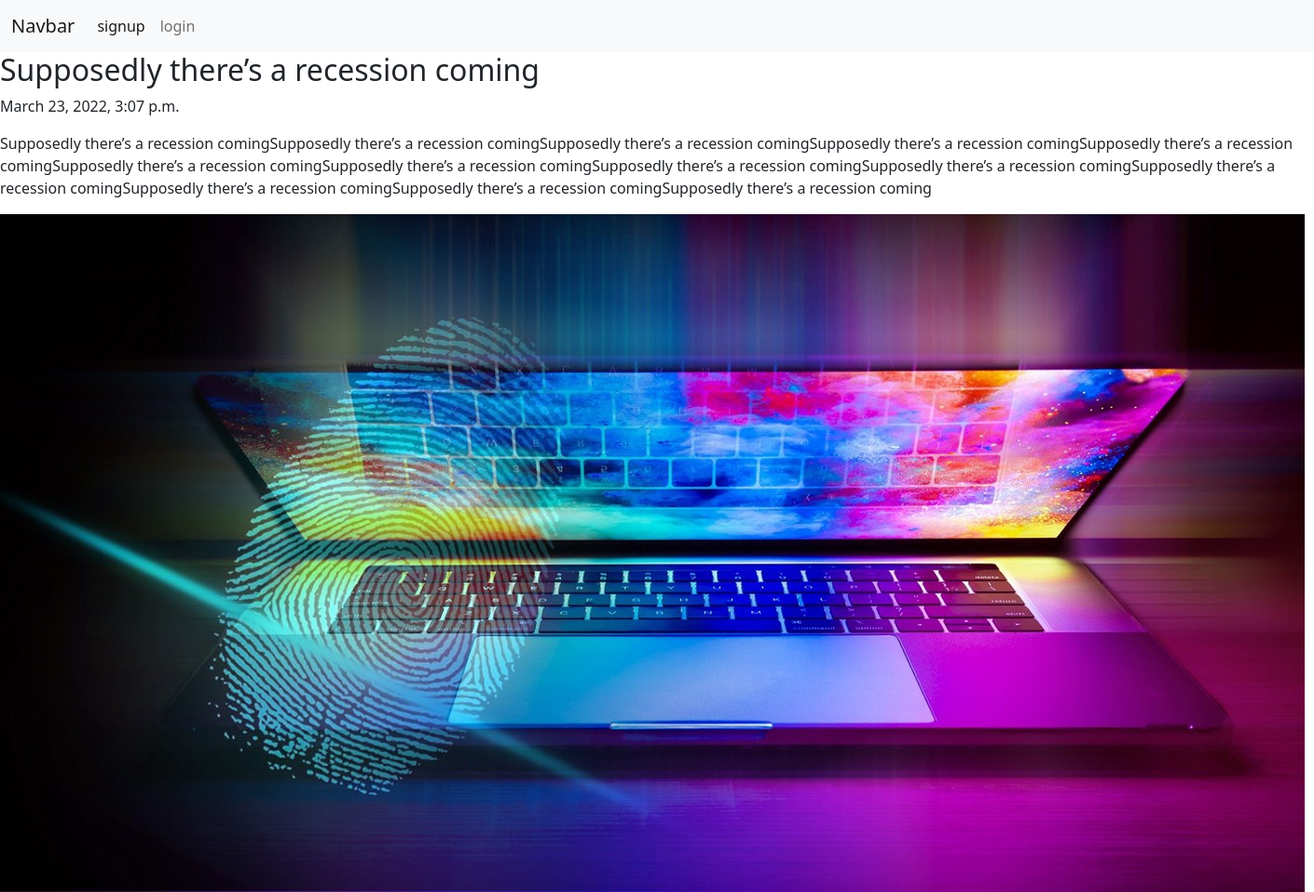
The page /blog/page_details/Supposedly-there’s-a-recession-coming-3e592d7e-e11d-42b3-b266-fdb642db4a2c on the database its author committed.
### appBlog/models.py (models this page shows, shortened)
class Blog(models.Model):
    user = models.ForeignKey(User, on_delete=models.CASCADE, related_name='Blog_post')
    blog_title = models.CharField(max_length=200, blank=False, null=False)
    slug = models.SlugField(unique=True)
    blog_content = models.TextField(blank=False, null=False)
    blog_images = models.ImageField(upload_to='blog_images')
    publish_date = models.DateTimeField(auto_now_add=True)
    update_date = models.DateTimeField(auto_now=True)
    class Meta:
        ordering =['-publish_date']

### appBlog/views.py (the view)
# urls.py: path("page_details/<str:slug>",views.blogs_details,name='blog_details'),
def blogs_details(request,slug):
    blog_details_page= Blog.objects.get(slug = slug)
    context ={
        'blog':blog_details_page
    }
    return render(request,'app_blog/blog_details.html',context)

### templates/app_blog/blog_details.html (shortened to what this page needs)
{% extends 'base.html' %}
{% block content%}
        <h2>{{blog.blog_title}}</h2>
        <p>{{blog.publish_date}}</p>
        <p>{{blog.blog_content}}</p>
        <img src="{{blog.blog_images.url}}" alt="">
{% endblock content%}

### rows shown on the page
Blog: blog_title "Supposedly there’s a recession coming", publish_date "March 23, 2022, 3:07 p.m.", blog_content "Supposedly there’s a recession comingSupposedly there’s a recession comingSupposedly there’s a recession comingSupposedly there’s a recession comingSupposedly there’s a recession comingSupposedly there’s a recession comingSupposedly there’s a recession comingSupposedly there’s a recession comingSupposedly there’s a recession comingSupposedly there’s a recession comingSupposedly there’s a recession comingSupposedly there’s a recession comingSupposedly there’s a recession coming", blog_images (picture)
